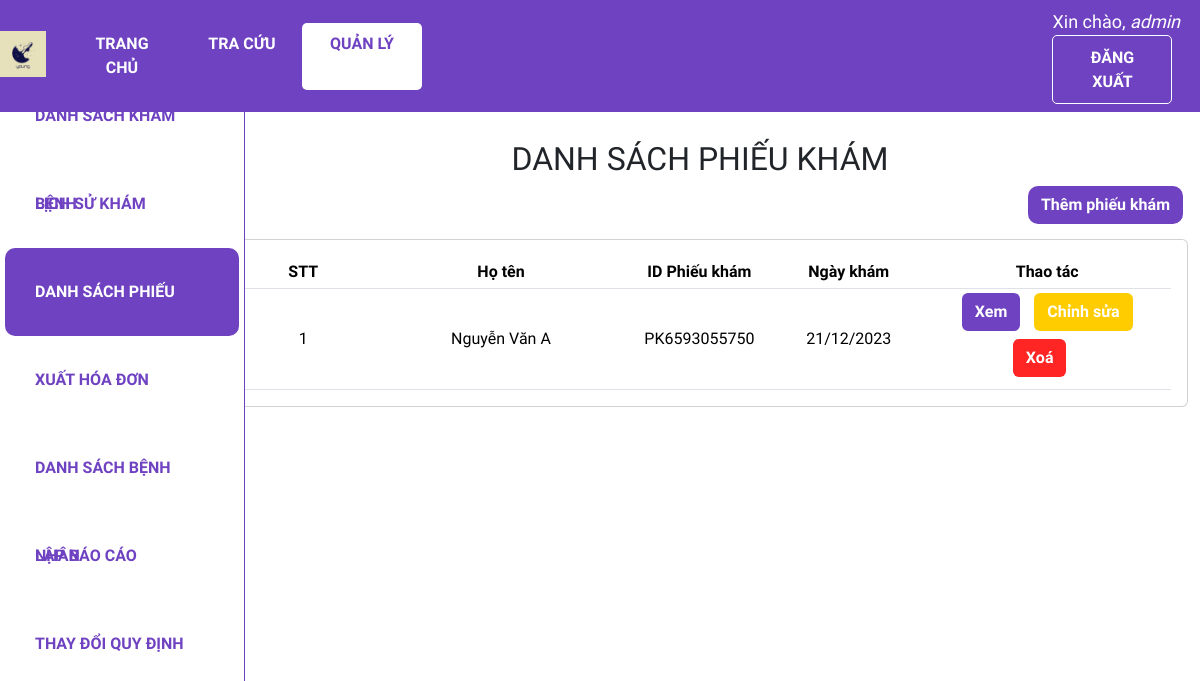
/dspk (signed in), run on an earlier commit of the app's database.
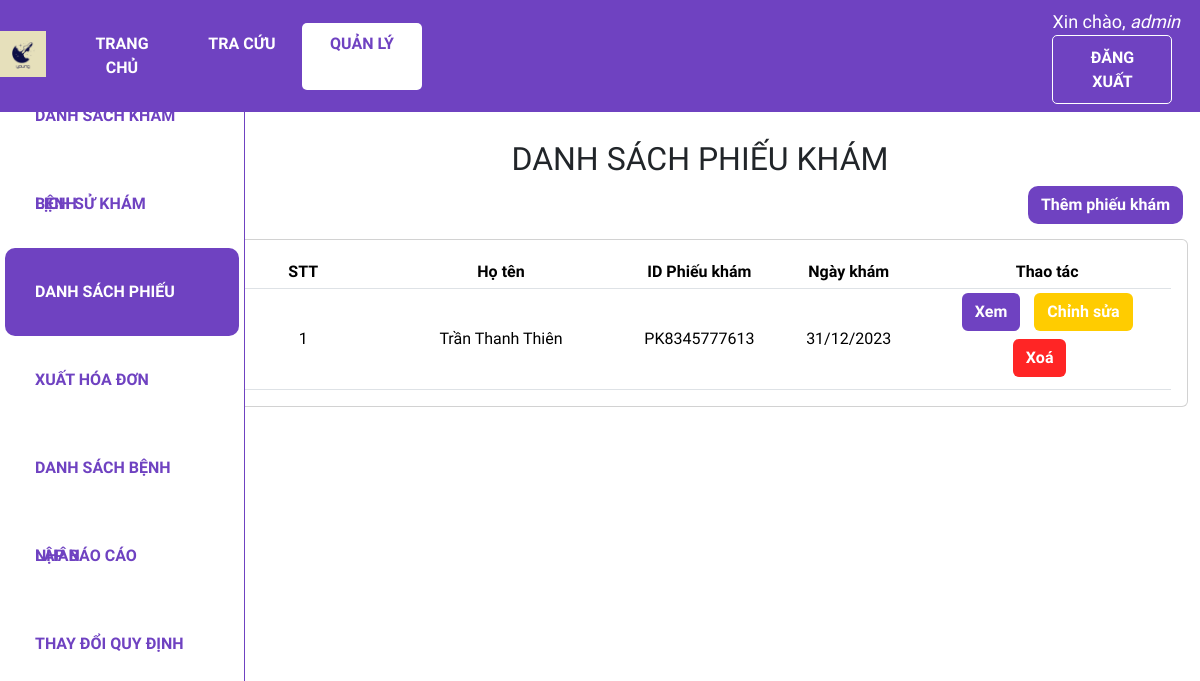
And on a later commit of the database.
### web_core/models.py (models this page shows, shortened)
class PHIEUKHAM(models.Model):
    id = ShortUUIDField(
        verbose_name='ID phiếu khám',
        length=10,
        max_length=12,
        prefix="PK",
        alphabet="0123456789",
        primary_key=True
    )
    id_benhnhan = models.ForeignKey(BENHNHAN, on_delete = models.CASCADE,verbose_name = 'ID bệnh nhân', null = True)
    ngay_kham = models.DateTimeField('Ngày khám', auto_now_add = True)
    trieu_chung = models.CharField('Triệu chứng', max_length = 100, blank = False)
    loai_benh = models.ForeignKey(DANHMUC, on_delete = models.CASCADE, limit_choices_to = {'loai':'Bệnh'}, related_name = 'benh',verbose_name = 'Loại bệnh',null = True)

class BENHNHAN(models.Model):
    GIOITINH = (
        ('Nam', 'Nam'),
        ('Nữ', 'Nữ'),
    )
    id = ShortUUIDField(
        verbose_name='ID bệnh nhân',
        length=10,
        max_length=12,
        prefix="BN",
        alphabet="0123456789",
        primary_key=True)
    ho_ten = models.CharField('Họ tên', max_length = 100)
    gioi_tinh = models.CharField('Giới tính', max_length = 3, choices = GIOITINH)
    ngay_sinh = models.DateField('Ngày sinh', default = '01/01/1990', null=True)
    dia_chi = models.CharField('Địa chỉ', max_length = 255, null = True)

### web_core/views.py (the view)
# urls.py: path('dspk',views.dspk, name='quanli_dspk'),
@login_required(login_url='login')
def dspk(request):
    dspk = PHIEUKHAM.objects.all().order_by('-ngay_kham')
    enum_dspk = enumerate(dspk,start = 1)
    context = {'enum_dspk':enum_dspk}
    return render(request, 'web_core/dspk.html', context)

### web_core/templates/web_core/dspk.html (shortened to what this page needs)
{% extends 'web_core/main.html' %}
{% block content %}
<div class="row">
    <div class="col-md-2">
        {% include 'web_core/sidebar.html' %}
    </div>
    <div class="col-md-10">
        <h2 class="table-title" style>DANH SÁCH PHIẾU KHÁM</h2>
        <div class="btn-text-right">
            <a class="btn add-btn" href="{% url 'quanli_them_phieukham' %}">Thêm phiếu khám</a>
        </div>
        <div class="card card-body">
            <table class='table table-sm'>
                <tr class="table-head">
                    <th class="small-content">STT</th>
                    <th class="mid-content">Họ tên</th>
                    <th class="small-content">ID Phiếu khám</th>
                    <th class="small-content">Ngày khám</th>
                    <th class="mid-content">Thao tác</th>
                </tr>
                {% for index, phieukham in enum_dspk %}
                <tr>
                    <td class="small-content">{{index}}</td>
                    <td class="mid-content">{{phieukham.id_benhnhan.ho_ten}}</td>
                    <td class="small-content">{{phieukham.id}}</td>
                    <td class="small-content">{{phieukham.ngay_kham|date:"d/m/Y"}}</td>
                    <td>
                        <a class="btn view-btn" href="{% url 'quanli_xem_phieukham' phieukham.id %}">Xem</a>
                        {% if request.user.is_staff%}
                        <a class="btn edit-btn" href="{% url 'quanli_sua_phieukham' phieukham.id %}">Chỉnh sửa</a>
                        <a class="btn del-btn" href="{% url 'quanli_xoa_phieukham' phieukham.id %}">Xoá</a>
                        {% endif %}
                    </td>
                </tr>
                {% endfor %}
            </table>
        </div>
    </div>
</div>
{% endblock %}

What changed in the data, as far as the page shows it:
removed PHIEUKHAM: index "1", id_benhnhan.ho_ten "Nguyễn Văn A", id "PK6593055750", ngay_kham "21/12/2023"
added PHIEUKHAM: index "1", id_benhnhan.ho_ten "Trần Thanh Thiên", id "PK8345777613", ngay_kham "31/12/2023"
